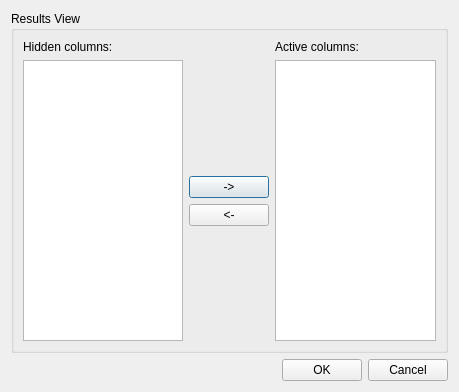
<?xml version="1.0" encoding="UTF-8"?>
<ui version="4.0">
 <class>SettingsDialog</class>
 <widget class="QDialog" name="SettingsDialog">
  <property name="geometry">
   <rect>
    <x>0</x>
    <y>0</y>
    <width>459</width>
    <height>392</height>
   </rect>
  </property>
  <property name="windowTitle">
   <string>Settings</string>
  </property>
  <layout class="QVBoxLayout" name="verticalLayout" stretch="1,0">
   <item>
    <widget class="QGroupBox" name="resultsGroup">
     <property name="title">
      <string>Results View</string>
     </property>
     <layout class="QGridLayout" name="gridLayout">
      <item row="2" column="1">
       <layout class="QVBoxLayout" name="showHideLayout">
        <item>
         <spacer name="spacer2">
          <property name="orientation">
           <enum>Qt::Vertical</enum>
          </property>
          <property name="sizeHint" stdset="0">
           <size>
            <width>20</width>
            <height>40</height>
           </size>
          </property>
         </spacer>
        </item>
        <item>
         <widget class="QPushButton" name="buttonShowColumn">
          <property name="text">
           <string>-&gt;</string>
          </property>
         </widget>
        </item>
        <item>
         <widget class="QPushButton" name="buttonHideColumn">
          <property name="text">
           <string>&lt;-</string>
          </property>
         </widget>
        </item>
        <item>
         <spacer name="spacer1">
          <property name="orientation">
           <enum>Qt::Vertical</enum>
          </property>
          <property name="sizeHint" stdset="0">
           <size>
            <width>20</width>
            <height>40</height>
           </size>
          </property>
         </spacer>
        </item>
       </layout>
      </item>
      <item row="0" column="2">
       <widget class="QLabel" name="labelActive">
        <property name="text">
         <string>Active columns:</string>
        </property>
       </widget>
      </item>
      <item row="2" column="0">
       <widget class="QListWidget" name="listHidden"/>
      </item>
      <item row="0" column="0">
       <widget class="QLabel" name="labelHidden">
        <property name="text">
         <string>Hidden columns:</string>
        </property>
       </widget>
      </item>
      <item row="2" column="2">
       <widget class="QListWidget" name="listActive"/>
      </item>
     </layout>
    </widget>
   </item>
   <item>
    <layout class="QHBoxLayout" name="dialogButtonsLayout">
     <item>
      <spacer name="spacer4">
       <property name="orientation">
        <enum>Qt::Horizontal</enum>
       </property>
       <property name="sizeHint" stdset="0">
        <size>
         <width>40</width>
         <height>20</height>
        </size>
       </property>
      </spacer>
     </item>
     <item>
      <widget class="QPushButton" name="buttonOk">
       <property name="text">
        <string>OK</string>
       </property>
      </widget>
     </item>
     <item>
      <widget class="QPushButton" name="buttonCancel">
       <property name="text">
        <string>Cancel</string>
       </property>
      </widget>
     </item>
    </layout>
   </item>
  </layout>
 </widget>
 <resources/>
 <connections/>
</ui>
